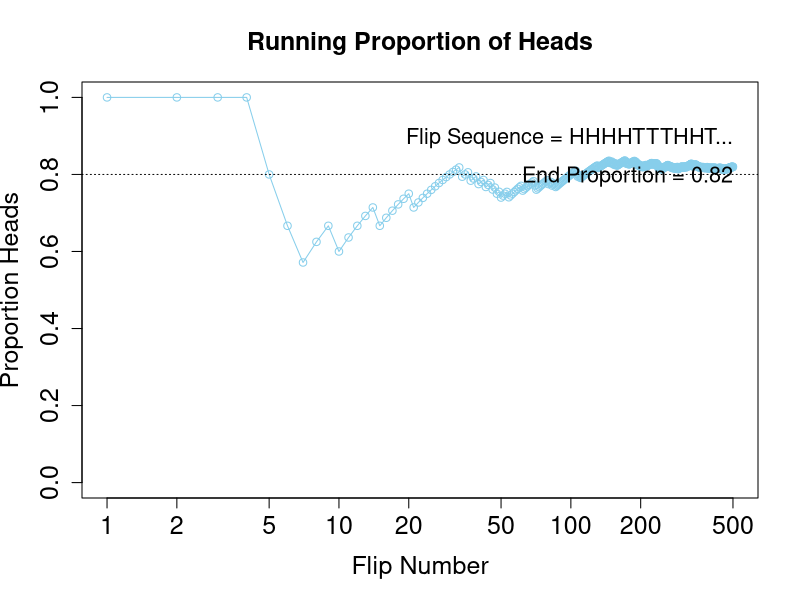

Here is the R script that generated this plot:
#####Simulating coin flips

N = 500 # specify the total number of flips, denoted N
pHeads = 0.8 # Specify underlying probability of heads

# flip a coin N time and compute the running proportion of heads at each flip
# generate a random sample of N flips (heads - 1, tails = 0):
flipSequence = sample( x=c(0,1), prob=c(1-pHeads, pHeads), size=N, replace=TRUE)


# print(flipSequence)

r = cumsum(flipSequence) # cumulative sum: number of heads at each step
# print(1:500)
cumsum(c(0,0,0,1))
n = 1:N                  # number of flips at each step
runProp = r / n          # component by component division


# print(runProp)

# Graph the running proportion:
plot(n, runProp, type="o", log = "x", col="skyblue",
     xlim= c(1,N), ylim=c(0.0,1.0) , cex.axis =1.5,
     xlab="Flip Number", ylab="Proportion Heads", cex.lab = 1.5,
     main = "Running Proportion of Heads", cex.main = 1.5)


# plot a dotted horizontal reference line:
abline(h = pHeads, lty = "dotted")

# display the beginning of the flip sequence
flipLetters = paste( c("T","H")[flipSequence[1:10]+1], collapse ="")
displayString = paste0("Flip Sequence = ", flipLetters , "...")
text( N, .9, displayString, adj=c(1,0.5), cex=1.3)

# display the relative frequency at the end of the sequence (i.e, propotyion of head)
text(N, .8,paste("End Proportion =", runProp[N]), adj=c(1,0.5) , cex =1.3)


?sample
